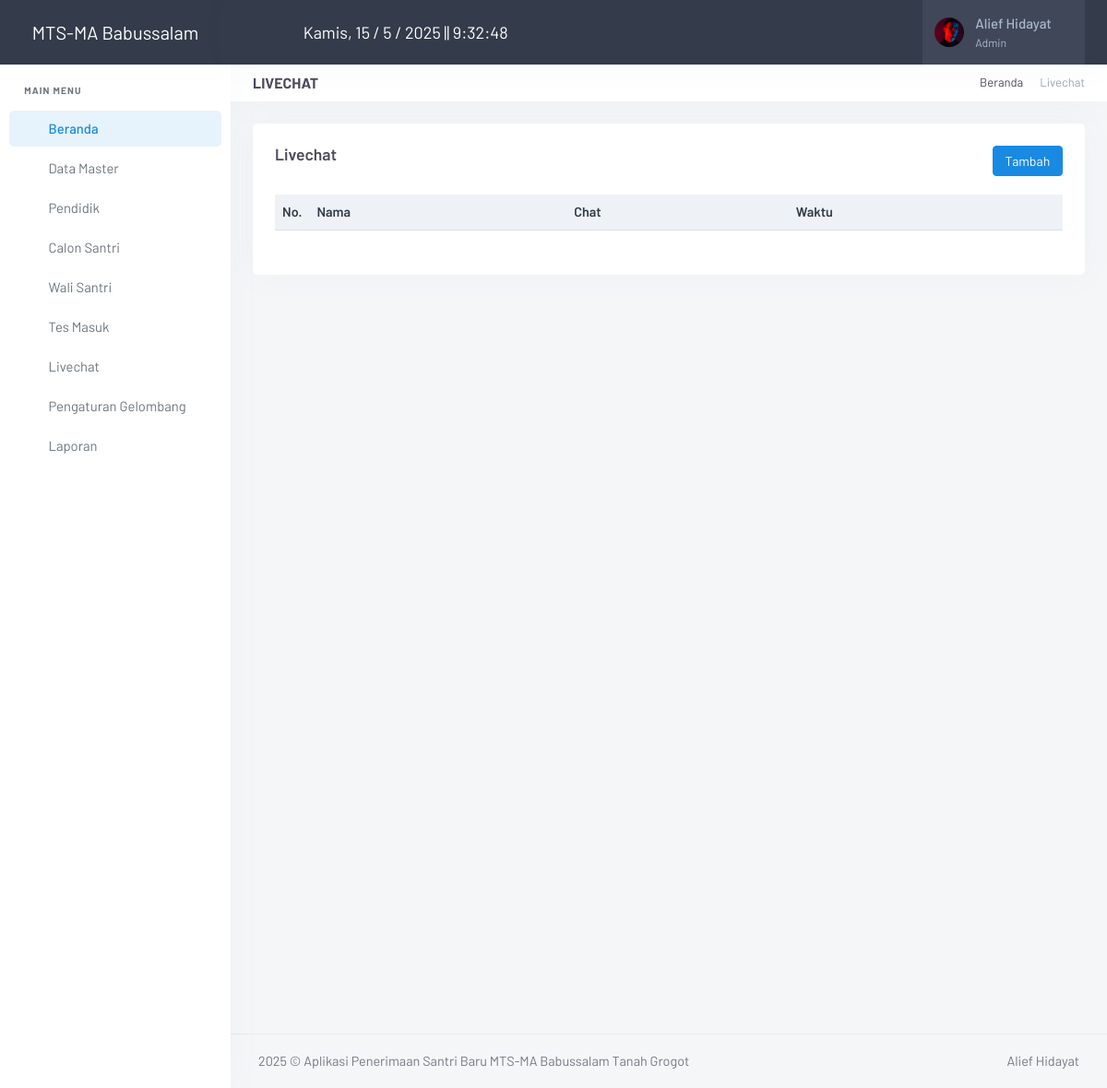
The app's page /admin/index.php?page=livechat (signed in), older data.
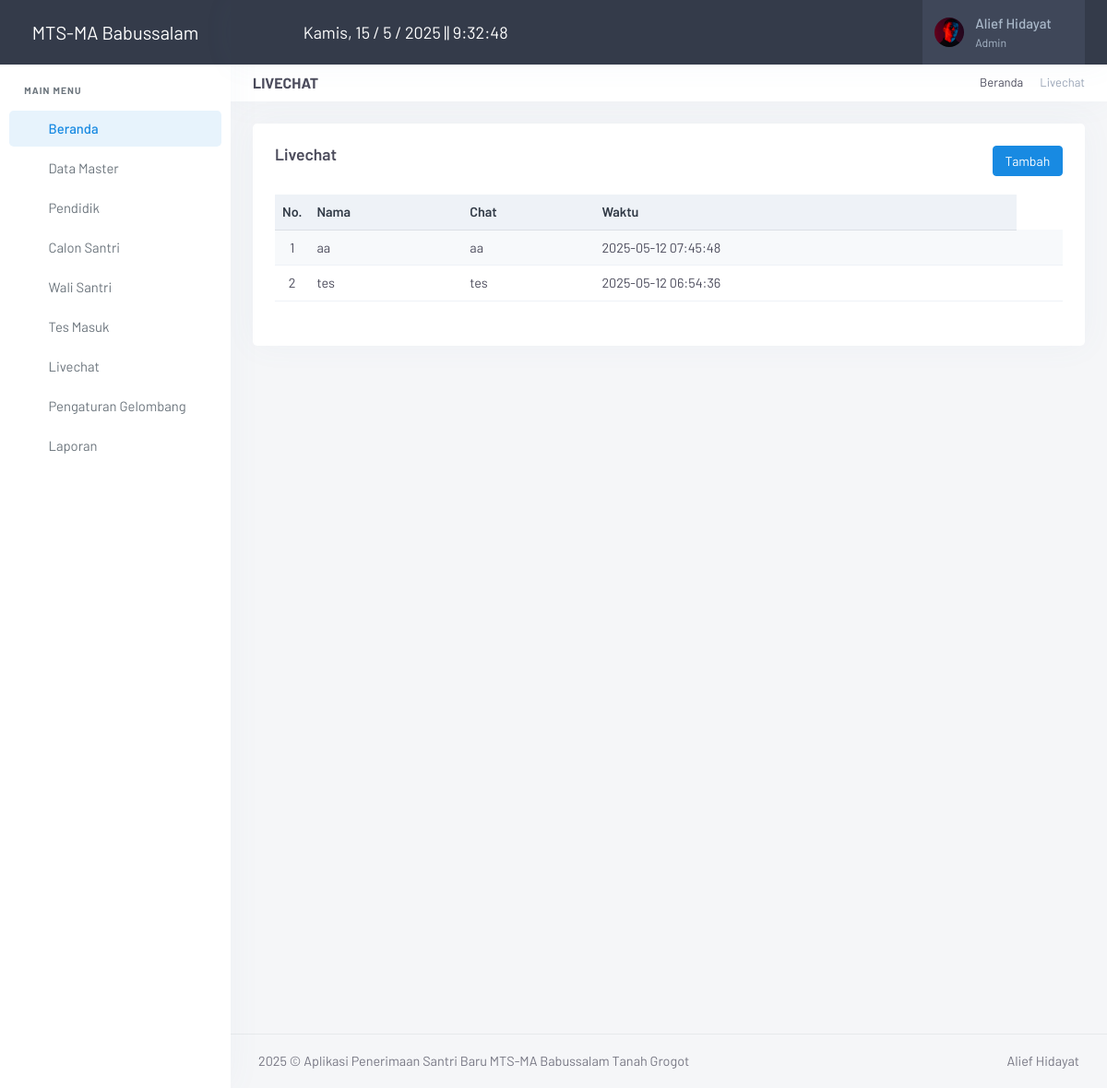
The same page, newer data.
### tables this page shows
CREATE TABLE `meta` (
  `id_meta` int(11) NOT NULL,
  `instansi` varchar(255) DEFAULT NULL,
  `telp` varchar(50) DEFAULT NULL,
  `email` varchar(255) DEFAULT NULL,
  `alamat` text DEFAULT NULL,
  `logo` varchar(255) DEFAULT NULL,
  `pimpinan` varchar(255) DEFAULT NULL,
  `singkat` varchar(100) NOT NULL
);

CREATE TABLE `chat` (
  `id_chat` int(11) NOT NULL,
  `nama_user` varchar(100) NOT NULL,
  `pesan` text NOT NULL,
  `waktu` datetime DEFAULT current_timestamp()
);

### admin/inc/koneksi.php (called while the page is built, shortened)
<?php
	$con = mysqli_connect("localhost","root","","db_santri");
?>
<?php $ambil_meta=$con->query("SELECT * FROM meta"); ?>
<?php $meta = $ambil_meta->fetch_assoc(); ?>

### admin/index.php (the view, shortened to what this page needs)
<?php
include ("inc/koneksi.php");
if ($_SESSION['Admin'] || $_SESSION['Pimpinan']) {
?>
<!DOCTYPE html>
<html lang="en">
<head>
    <link href="assets/vendor/jsvectormap/jsvectormap.min.css" rel="stylesheet" type="text/css">
    <link href="assets/css/vendor.min.css" rel="stylesheet" type="text/css" />
    <link href="assets/css/app.min.css" rel="stylesheet" type="text/css" id="app-style" />
    <link href="assets/css/icons.min.css" rel="stylesheet" type="text/css" />
    <link href="assets/vendor/datatables.net-bs5/css/dataTables.bootstrap5.min.css" rel="stylesheet" type="text/css" />
    <link href="assets/vendor/datatables.net-responsive-bs5/css/responsive.bootstrap5.min.css" rel="stylesheet" type="text/css" />
    <link href="assets/vendor/datatables.net-fixedcolumns-bs5/css/fixedColumns.bootstrap5.min.css" rel="stylesheet" type="text/css" />
    <link href="assets/vendor/datatables.net-fixedheader-bs5/css/fixedHeader.bootstrap5.min.css" rel="stylesheet" type="text/css" />
    <link href="assets/vendor/datatables.net-buttons-bs5/css/buttons.bootstrap5.min.css" rel="stylesheet" type="text/css" />
    <link href="assets/vendor/datatables.net-select-bs5/css/select.bootstrap5.min.css" rel="stylesheet" type="text/css" />
</head>
<body>
    <?php
    if ($_SESSION['Admin']) { $user = $_SESSION['Admin']; }
    $sql = mysqli_query($con, "SELECT * FROM admin WHERE id_admin='$user'");
    $admin = mysqli_fetch_assoc($sql);
    ?>
    <div class="wrapper">
        <?php include "menu.php" ?>
        <header class="app-topbar">
            <div class="page-container topbar-menu">
                <div class="d-flex align-items-center gap-2">
                    <button class="sidenav-toggle-button px-2">
                        <i class="ti ti-menu-deep fs-24"></i>
                    </button>
                    <div id="current-time" class="time-display text-white"></div>
                </div>
                <div class="d-flex align-items-center gap-2">
                    <div class="topbar-item d-none d-sm-flex">
                        <button class="topbar-link" data-bs-toggle="offcanvas" data-bs-target="#theme-settings-offcanvas" type="button">
                            <i class="ti ti-settings fs-22"></i>
                        </button>
                    </div>
                    <div class="topbar-item d-none d-sm-flex">
                        <button class="topbar-link" id="light-dark-mode" type="button">
                            <i class="ti ti-moon fs-22"></i>
                        </button>
                    </div>
                    <div class="topbar-item nav-user">
                        <div class="dropdown">
                            <a class="topbar-link dropdown-toggle drop-arrow-none px-2" data-bs-toggle="dropdown" data-bs-offset="0,19" type="button" aria-haspopup="false" aria-expanded="false">
                                <img src="assets/gambar/admin/<?= $admin['foto'] ?>" width="32" class="rounded-circle me-lg-2 d-flex" alt="user-image">
                                <span class="d-lg-flex flex-column gap-1 d-none">
                                    <h5 class="my-0"><?= $admin['nama'] ?></h5>
                                    <h6 class="my-0 fw-normal"><?= $admin['level'] ?></h6>
                                </span>
                                <i class="ti ti-chevron-down d-none d-lg-block align-middle ms-2"></i>
                            </a>
                        </div>
                    </div>
                </div>
            </div>
        </header>
        <div class="page-content">
            <div class="page-container">
                <?php
                $page = $_GET['page'];
                $aksi = $_GET['aksi'];
                if ($page == "livechat")
                {
                    if ($aksi == "") { include "page/livechat/chats.php"; }
                }
                ?>
            </div>
            <footer class="footer">
                <div class="page-container">
                    <div class="row">
                        <div class="col-md-8 text-center text-md-start">
                            <script>document.write(new Date().getFullYear())</script> © Aplikasi Penerimaan Santri Baru <?= $meta['instansi'] ?> Tanah Grogot</span>
                        </div>
                        <div class="col-md-4">
                            <div class="text-md-end footer-links d-none d-md-block">
                                <a href="javascript: void(0);">Alief Hidayat</a>
                            </div>
                        </div>
                    </div>
                </div>
            </footer>
        </div>
    </div>
</body>
</html>
<?php
}else{
    echo '<script language="javascript">alert("Anda belum login, Klik OK untuk Login"); document.location="login.php";</script>';
    }
?>

### admin/menu.php (shortened to what this page needs)
<div class="sidenav-menu">
    <a href="index.php" class="logo">
        <span class="logo-light">
            <span class="logo-lg text-white" style="font-size: 20px;"><?= $meta['instansi'] ?></span>
        </span>
    </a>
    <div data-simplebar>
        <ul class="side-nav table-responsive">
            <li class="side-nav-title">Main Menu</li>
            <li class="side-nav-item">
                <a href="index.php" class="side-nav-link">
                    <span class="menu-icon"><i class="ti ti-home"></i></span>
                    <span class="menu-text"> Beranda </span>
                </a>
            </li>
            <li class="side-nav-item">
                <a data-bs-toggle="collapse" href="#sidebarDTMaster" aria-expanded="false" aria-controls="sidebarDTMaster"
                    class="side-nav-link">
                    <span class="menu-icon"><i class="ti ti-database"></i></span>
                    <span class="menu-text"> Data Master</span>
                    <span class="menu-arrow"></span>
                </a>
            </li>
            <li class="side-nav-item">
                <a href="?page=pendidik" class="side-nav-link">
                    <span class="menu-icon"><i class="ti ti-user"></i></span>
                    <span class="menu-text"> Pendidik </span>
                </a>
            </li>
            <li class="side-nav-item">
                <a data-bs-toggle="collapse" href="#sidebarCsantri" aria-expanded="false" aria-controls="sidebarCsantri"
                    class="side-nav-link">
                    <span class="menu-icon"><i class="ti ti-users"></i></span>
                    <span class="menu-text"> Calon Santri</span>
                    <span class="menu-arrow"></span>
                </a>
            </li>
            <li class="side-nav-item">
                <a data-bs-toggle="collapse" href="#sidebarWaliSantri" aria-expanded="false" aria-controls="sidebarWaliSantri"
                    class="side-nav-link">
                    <span class="menu-icon"><i class="ti ti-users"></i></span>
                    <span class="menu-text"> Wali Santri</span>
                    <span class="menu-arrow"></span>
                </a>
            </li>
            <li class="side-nav-item">
                <a href="?page=tes_masuk" class="side-nav-link">
                    <span class="menu-icon"><i class="ti ti-edit"></i></span>
                    <span class="menu-text"> Tes Masuk </span>
                </a>
            </li>
            <li class="side-nav-item">
                <a href="?page=livechat" class="side-nav-link">
                    <span class="menu-icon"><i class="ti ti-message-circle"></i></span>
                    <span class="menu-text"> Livechat </span>
                </a>
            </li>
            <li class="side-nav-item">
                <a href="?page=pengaturan_gelombang" class="side-nav-link">
                    <span class="menu-icon"><i class="ti ti-message-circle"></i></span>
                    <span class="menu-text"> Pengaturan Gelombang </span>
                </a>
            </li>
            <li class="side-nav-item">
                <a data-bs-toggle="collapse" href="#sidebarLaporan" aria-expanded="false" aria-controls="sidebarLaporan"
                    class="side-nav-link">
                    <span class="menu-icon"><i class="ti ti-printer"></i></span>
                    <span class="menu-text"> Laporan</span>
                    <span class="menu-arrow"></span>
                </a>
            </li>
        </ul>
    </div>
</div>

### admin/page/livechat/chats.php (shortened to what this page needs)
<div class="page-title-head d-flex align-items-center gap-2">
    <div class="flex-grow-1">
        <h4 class="fs-16 text-uppercase fw-bold mb-0">Livechat</h4>
    </div>
    <div class="text-end">
        <ol class="breadcrumb m-0 py-0 fs-13">
            <li class="breadcrumb-item"><a href="javascript: void(0);">Beranda</a></li>
            <li class="breadcrumb-item active">Livechat</li>
        </ol>
    </div>
</div>
<div class="row">
    <div class="col-12">
        <div class="card">
            <div class="card-body">
                <h4 class="header-title mb-2">
                    Livechat
                    <a href="?page=pendidik&aksi=tambah" class="btn btn-primary btn-sm float-end">Tambah</a>
                </h4>
                <br>
                <table id="dtTabel" class="table table-striped table-sm w-100">
                    <thead class="table-light">
                        <tr>
                            <th width="5" class="text-center">No.</th>
                            <th>Nama</th>
                            <th>Chat</th>
                            <th>Waktu</th>
                        </tr>
                    </thead>
                    <tbody>
                        <?php
                            $nomor = 1;
                            $ambil = $con->query("SELECT * FROM chat ORDER BY id_chat DESC");
                            while ($row = $ambil->fetch_assoc()) {
                                ?>
                                <tr>
                                    <td class="text-center" style="vertical-align: top;"><?= $nomor; ?></td>
                                    <td style="vertical-align: top;"><?= $row['nama_user']; ?></td>
                                    <td style="vertical-align: top;"><?= $row['pesan']; ?></td>
                                    <td style="vertical-align: top;"><?= $row['waktu']; ?></td>
                                    <td style="vertical-align: top;">
                                    </td>
                                </tr>
                            <?php
                            $nomor++;
                            }
                        ?>
                    </tbody>
                </table>
            </div>
        </div>
    </div>
</div>

### admin/index.php (style rules this page uses)
.sidenav-toggle-button, .topnav-toggle-button { background-color: transparent; border: none; cursor: pointer; }
.time-display { font-size: 18px; }

Row changes from the older to the newer data that the page shows:
added chat: nama_user "aa", pesan "aa", waktu "2025-05-12 07:45:48"
added chat: nama_user "tes", pesan "tes", waktu "2025-05-12 06:54:36"
